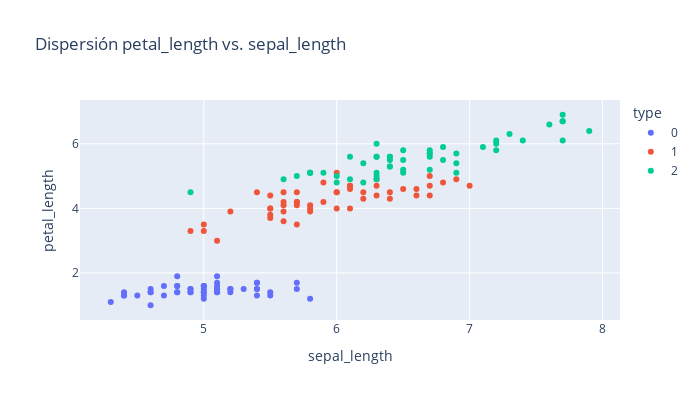

The notebook cell saved with this chart:
### Markdown cell above
## Relación de variables

### Code cell
# Visualizar dispersion entre variables
disp_plot = px.scatter(
    df, 
    x = v[0], 
    y = v[1], 
    color = "type", 
    title = f"Dispersión {v[1]} vs. {v[0]}", 
    width = 700, 
    height = 400
)
disp_plot.show()

### Figure 1 — Plotly figure (JSON) as saved in the notebook; plotly's stock layout.template omitted (floating-point values rounded to 4 significant figures)
{"data": [{"hovertemplate": "type=0<br>sepal_length=%{x}<br>petal_length=%{y}<extra></extra>", "legendgroup": "0", "marker": {"color": "#636efa", "symbol": "circle"}, "mode": "markers", "name": "0", "orientation": "v", "showlegend": true, "type": "scatter", "x": [5.1, 4.9, 4.7, 4.6, 5.0, 5.4, 4.6, 5.0, 4.4, 4.9, 5.4, 4.8, 4.8, 4.3, 5.8, 5.7, 5.4, 5.1, 5.7, 5.1, 5.4, 5.1, 4.6, 5.1, 4.8, 5.0, 5.0, 5.2, 5.2, 4.7, 4.8, 5.4, 5.2, 5.5, 4.9, 5.0, 5.5, 4.9, 4.4, 5.1, 5.0, 4.5, 4.4, 5.0, 5.1, 4.8, 5.1, 4.6, 5.3, 5.0], "xaxis": "x", "y": [1.4, 1.4, 1.3, 1.5, 1.4, 1.7, 1.4, 1.5, 1.4, 1.5, 1.5, 1.6, 1.4, 1.1, 1.2, 1.5, 1.3, 1.4, 1.7, 1.5, 1.7, 1.5, 1.0, 1.7, 1.9, 1.6, 1.6, 1.5, 1.4, 1.6, 1.6, 1.5, 1.5, 1.4, 1.5, 1.2, 1.3, 1.4, 1.3, 1.5, 1.3, 1.3, 1.3, 1.6, 1.9, 1.4, 1.6, 1.4, 1.5, 1.4], "yaxis": "y"}, {"hovertemplate": "type=1<br>sepal_length=%{x}<br>petal_length=%{y}<extra></extra>", "legendgroup": "1", "marker": {"color": "#EF553B", "symbol": "circle"}, "mode": "markers", "name": "1", "orientation": "v", "showlegend": true, "type": "scatter", "x": [7.0, 6.4, 6.9, 5.5, 6.5, 5.7, 6.3, 4.9, 6.6, 5.2, 5.0, 5.9, 6.0, 6.1, 5.6, 6.7, 5.6, 5.8, 6.2, 5.6, 5.9, 6.1, 6.3, 6.1, 6.4, 6.6, 6.8, 6.7, 6.0, 5.7, 5.5, 5.5, 5.8, 6.0, 5.4, 6.0, 6.7, 6.3, 5.6, 5.5, 5.5, 6.1, 5.8, 5.0, 5.6, 5.7, 5.7, 6.2, 5.1, 5.7], "xaxis": "x", "y": [4.7, 4.5, 4.9, 4.0, 4.6, 4.5, 4.7, 3.3, 4.6, 3.9, 3.5, 4.2, 4.0, 4.7, 3.6, 4.4, 4.5, 4.1, 4.5, 3.9, 4.8, 4.0, 4.9, 4.7, 4.3, 4.4, 4.8, 5.0, 4.5, 3.5, 3.8, 3.7, 3.9, 5.1, 4.5, 4.5, 4.7, 4.4, 4.1, 4.0, 4.4, 4.6, 4.0, 3.3, 4.2, 4.2, 4.2, 4.3, 3.0, 4.1], "yaxis": "y"}, {"hovertemplate": "type=2<br>sepal_length=%{x}<br>petal_length=%{y}<extra></extra>", "legendgroup": "2", "marker": {"color": "#00cc96", "symbol": "circle"}, "mode": "markers", "name": "2", "orientation": "v", "showlegend": true, "type": "scatter", "x": [6.3, 5.8, 7.1, 6.3, 6.5, 7.6, 4.9, 7.3, 6.7, 7.2, 6.5, 6.4, 6.8, 5.7, 5.8, 6.4, 6.5, 7.7, 7.7, 6.0, 6.9, 5.6, 7.7, 6.3, 6.7, 7.2, 6.2, 6.1, 6.4, 7.2, 7.4, 7.9, 6.4, 6.3, 6.1, 7.7, 6.3, 6.4, 6.0, 6.9, 6.7, 6.9, 5.8, 6.8, 6.7, 6.7, 6.3, 6.5, 6.2, 5.9], "xaxis": "x", "y": [6.0, 5.1, 5.9, 5.6, 5.8, 6.6, 4.5, 6.3, 5.8, 6.1, 5.1, 5.3, 5.5, 5.0, 5.1, 5.3, 5.5, 6.7, 6.9, 5.0, 5.7, 4.9, 6.7, 4.9, 5.7, 6.0, 4.8, 4.9, 5.6, 5.8, 6.1, 6.4, 5.6, 5.1, 5.6, 6.1, 5.6, 5.5, 4.8, 5.4, 5.6, 5.1, 5.1, 5.9, 5.7, 5.2, 5.0, 5.2, 5.4, 5.1], "yaxis": "y"}], "layout": {"height": 400, "legend": {"title": {"text": "type"}, "tracegroupgap": 0}, "title": {"text": "Dispersión petal_length vs. sepal_length"}, "width": 700, "xaxis": {"anchor": "y", "domain": [0, 1], "title": {"text": "sepal_length"}}, "yaxis": {"anchor": "x", "domain": [0, 1], "title": {"text": "petal_length"}}}}
